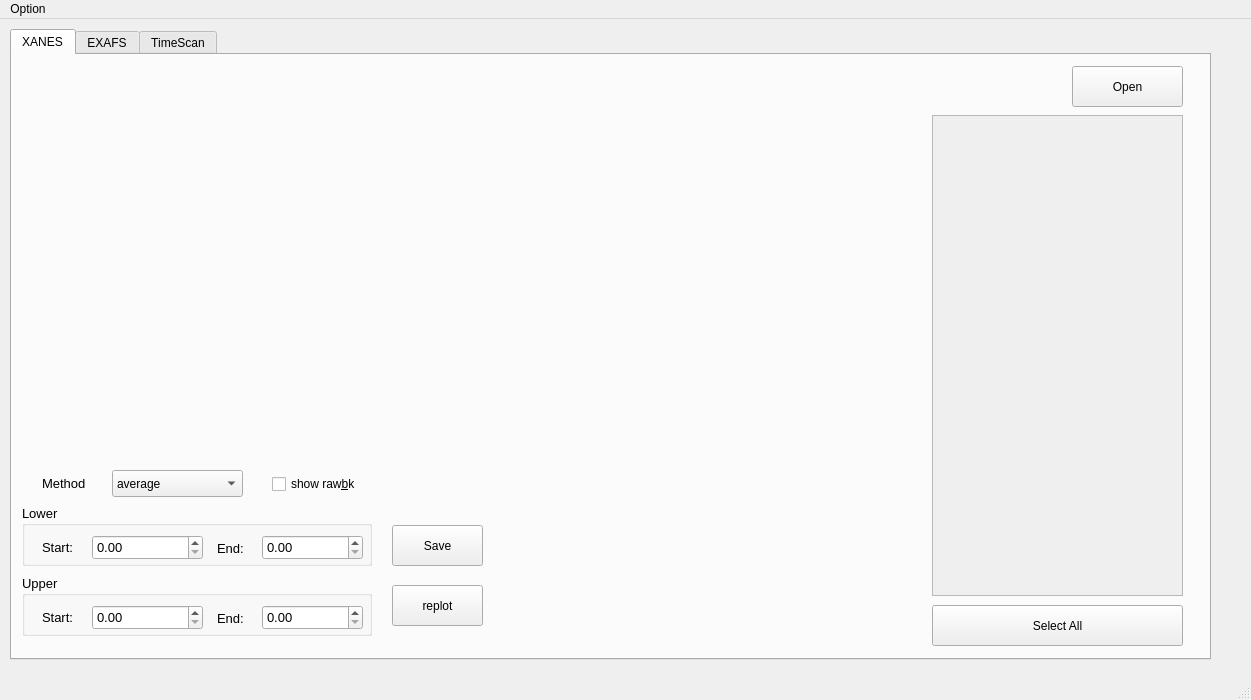
<?xml version="1.0" encoding="UTF-8"?>
<ui version="4.0">
 <class>MainWindow</class>
 <widget class="QMainWindow" name="MainWindow">
  <property name="geometry">
   <rect>
    <x>0</x>
    <y>0</y>
    <width>1251</width>
    <height>700</height>
   </rect>
  </property>
  <property name="windowTitle">
   <string>MainWindow</string>
  </property>
  <widget class="QWidget" name="centralwidget">
   <widget class="QTabWidget" name="tabWidget">
    <property name="geometry">
     <rect>
      <x>10</x>
      <y>10</y>
      <width>1201</width>
      <height>631</height>
     </rect>
    </property>
    <property name="currentIndex">
     <number>0</number>
    </property>
    <widget class="QWidget" name="tab_3">
     <attribute name="title">
      <string>XANES</string>
     </attribute>
     <widget class="QPushButton" name="pushButton_10">
      <property name="geometry">
       <rect>
        <x>920</x>
        <y>550</y>
        <width>251</width>
        <height>41</height>
       </rect>
      </property>
      <property name="text">
       <string>Select All</string>
      </property>
     </widget>
     <widget class="QGroupBox" name="groupBox">
      <property name="geometry">
       <rect>
        <x>10</x>
        <y>450</y>
        <width>350</width>
        <height>61</height>
       </rect>
      </property>
      <property name="font">
       <font>
        <pointsize>10</pointsize>
        <weight>50</weight>
        <bold>false</bold>
       </font>
      </property>
      <property name="title">
       <string>Lower</string>
      </property>
      <widget class="QDoubleSpinBox" name="dsB_pre_end">
       <property name="geometry">
        <rect>
         <x>240</x>
         <y>30</y>
         <width>101</width>
         <height>25</height>
        </rect>
       </property>
       <property name="font">
        <font>
         <pointsize>10</pointsize>
        </font>
       </property>
       <property name="maximum">
        <double>30000.000000000000000</double>
       </property>
      </widget>
      <widget class="QLabel" name="label_2">
       <property name="geometry">
        <rect>
         <x>195</x>
         <y>35</y>
         <width>41</width>
         <height>16</height>
        </rect>
       </property>
       <property name="font">
        <font>
         <pointsize>10</pointsize>
        </font>
       </property>
       <property name="text">
        <string>End:</string>
       </property>
      </widget>
      <widget class="QLabel" name="label">
       <property name="geometry">
        <rect>
         <x>20</x>
         <y>34</y>
         <width>44</width>
         <height>16</height>
        </rect>
       </property>
       <property name="font">
        <font>
         <pointsize>10</pointsize>
        </font>
       </property>
       <property name="text">
        <string>Start:</string>
       </property>
      </widget>
      <widget class="QDoubleSpinBox" name="dsB_pre_start">
       <property name="geometry">
        <rect>
         <x>70</x>
         <y>30</y>
         <width>111</width>
         <height>25</height>
        </rect>
       </property>
       <property name="font">
        <font>
         <pointsize>10</pointsize>
        </font>
       </property>
       <property name="maximum">
        <double>30000.000000000000000</double>
       </property>
      </widget>
     </widget>
     <widget class="QPushButton" name="pushButton_13">
      <property name="geometry">
       <rect>
        <x>380</x>
        <y>470</y>
        <width>91</width>
        <height>41</height>
       </rect>
      </property>
      <property name="text">
       <string>Save</string>
      </property>
     </widget>
     <widget class="QPushButton" name="pushButton_11">
      <property name="geometry">
       <rect>
        <x>380</x>
        <y>530</y>
        <width>91</width>
        <height>41</height>
       </rect>
      </property>
      <property name="text">
       <string>replot</string>
      </property>
     </widget>
     <widget class="QGroupBox" name="groupBox_2">
      <property name="geometry">
       <rect>
        <x>10</x>
        <y>520</y>
        <width>350</width>
        <height>61</height>
       </rect>
      </property>
      <property name="font">
       <font>
        <pointsize>10</pointsize>
        <weight>50</weight>
        <bold>false</bold>
       </font>
      </property>
      <property name="title">
       <string>Upper</string>
      </property>
      <widget class="QDoubleSpinBox" name="dsB_post_end">
       <property name="geometry">
        <rect>
         <x>240</x>
         <y>30</y>
         <width>101</width>
         <height>25</height>
        </rect>
       </property>
       <property name="maximum">
        <double>30000.000000000000000</double>
       </property>
      </widget>
      <widget class="QLabel" name="label_3">
       <property name="geometry">
        <rect>
         <x>195</x>
         <y>35</y>
         <width>41</width>
         <height>16</height>
        </rect>
       </property>
       <property name="font">
        <font>
         <pointsize>10</pointsize>
        </font>
       </property>
       <property name="text">
        <string>End:</string>
       </property>
      </widget>
      <widget class="QLabel" name="label_4">
       <property name="geometry">
        <rect>
         <x>20</x>
         <y>34</y>
         <width>41</width>
         <height>16</height>
        </rect>
       </property>
       <property name="font">
        <font>
         <pointsize>10</pointsize>
        </font>
       </property>
       <property name="text">
        <string>Start:</string>
       </property>
      </widget>
      <widget class="QDoubleSpinBox" name="dsB_post_start">
       <property name="geometry">
        <rect>
         <x>70</x>
         <y>30</y>
         <width>111</width>
         <height>25</height>
        </rect>
       </property>
       <property name="maximum">
        <double>30000.000000000000000</double>
       </property>
      </widget>
     </widget>
     <widget class="QPushButton" name="pushButton">
      <property name="geometry">
       <rect>
        <x>1060</x>
        <y>11</y>
        <width>111</width>
        <height>41</height>
       </rect>
      </property>
      <property name="text">
       <string>Open</string>
      </property>
     </widget>
     <widget class="QScrollArea" name="scrollArea">
      <property name="geometry">
       <rect>
        <x>920</x>
        <y>60</y>
        <width>251</width>
        <height>481</height>
       </rect>
      </property>
      <property name="widgetResizable">
       <bool>true</bool>
      </property>
      <widget class="QWidget" name="scrollAreaWidgetContents">
       <property name="geometry">
        <rect>
         <x>0</x>
         <y>0</y>
         <width>249</width>
         <height>479</height>
        </rect>
       </property>
      </widget>
     </widget>
     <widget class="QWidget" name="widget" native="true">
      <property name="geometry">
       <rect>
        <x>20</x>
        <y>20</y>
        <width>441</width>
        <height>381</height>
       </rect>
      </property>
     </widget>
     <widget class="QWidget" name="widget_2" native="true">
      <property name="geometry">
       <rect>
        <x>490</x>
        <y>20</y>
        <width>411</width>
        <height>561</height>
       </rect>
      </property>
     </widget>
     <widget class="QComboBox" name="combo_fynctype">
      <property name="geometry">
       <rect>
        <x>100</x>
        <y>415</y>
        <width>131</width>
        <height>27</height>
       </rect>
      </property>
      <property name="currentIndex">
       <number>0</number>
      </property>
      <item>
       <property name="text">
        <string>average</string>
       </property>
      </item>
      <item>
       <property name="text">
        <string>linear</string>
       </property>
      </item>
      <item>
       <property name="text">
        <string>victoreen</string>
       </property>
      </item>
     </widget>
     <widget class="QLabel" name="label_7">
      <property name="geometry">
       <rect>
        <x>30</x>
        <y>420</y>
        <width>51</width>
        <height>17</height>
       </rect>
      </property>
      <property name="font">
       <font>
        <pointsize>10</pointsize>
       </font>
      </property>
      <property name="text">
       <string>Method</string>
      </property>
     </widget>
     <widget class="QCheckBox" name="checkBox_2">
      <property name="geometry">
       <rect>
        <x>260</x>
        <y>418</y>
        <width>141</width>
        <height>22</height>
       </rect>
      </property>
      <property name="text">
       <string>show raw&amp;bk</string>
      </property>
     </widget>
    </widget>
    <widget class="QWidget" name="tab_2">
     <attribute name="title">
      <string>EXAFS</string>
     </attribute>
     <widget class="QGroupBox" name="groupBox_3">
      <property name="geometry">
       <rect>
        <x>20</x>
        <y>50</y>
        <width>211</width>
        <height>71</height>
       </rect>
      </property>
      <property name="font">
       <font>
        <family>Arial</family>
        <pointsize>10</pointsize>
       </font>
      </property>
      <property name="title">
       <string>k weight(x)</string>
      </property>
      <widget class="QRadioButton" name="rB_kpower0">
       <property name="geometry">
        <rect>
         <x>10</x>
         <y>35</y>
         <width>41</width>
         <height>20</height>
        </rect>
       </property>
       <property name="font">
        <font>
         <pointsize>13</pointsize>
        </font>
       </property>
       <property name="text">
        <string>0</string>
       </property>
      </widget>
      <widget class="QRadioButton" name="rB_kpower1">
       <property name="geometry">
        <rect>
         <x>60</x>
         <y>35</y>
         <width>41</width>
         <height>20</height>
        </rect>
       </property>
       <property name="text">
        <string>1</string>
       </property>
      </widget>
      <widget class="QRadioButton" name="rB_kpower2">
       <property name="geometry">
        <rect>
         <x>110</x>
         <y>35</y>
         <width>41</width>
         <height>20</height>
        </rect>
       </property>
       <property name="text">
        <string>2</string>
       </property>
      </widget>
      <widget class="QRadioButton" name="rB_kpower3">
       <property name="geometry">
        <rect>
         <x>160</x>
         <y>35</y>
         <width>41</width>
         <height>20</height>
        </rect>
       </property>
       <property name="text">
        <string>3</string>
       </property>
      </widget>
     </widget>
     <widget class="QWidget" name="widget_4" native="true">
      <property name="geometry">
       <rect>
        <x>20</x>
        <y>140</y>
        <width>771</width>
        <height>451</height>
       </rect>
      </property>
     </widget>
     <widget class="QScrollArea" name="scrollArea_3">
      <property name="geometry">
       <rect>
        <x>810</x>
        <y>59</y>
        <width>351</width>
        <height>501</height>
       </rect>
      </property>
      <property name="widgetResizable">
       <bool>true</bool>
      </property>
      <widget class="QWidget" name="scrollAreaWidgetContents_3">
       <property name="geometry">
        <rect>
         <x>0</x>
         <y>0</y>
         <width>349</width>
         <height>499</height>
        </rect>
       </property>
      </widget>
     </widget>
     <widget class="QPushButton" name="pB_openchi">
      <property name="geometry">
       <rect>
        <x>1060</x>
        <y>10</y>
        <width>101</width>
        <height>41</height>
       </rect>
      </property>
      <property name="font">
       <font>
        <pointsize>14</pointsize>
       </font>
      </property>
      <property name="text">
       <string>Open</string>
      </property>
     </widget>
     <widget class="QFrame" name="frame">
      <property name="geometry">
       <rect>
        <x>250</x>
        <y>20</y>
        <width>541</width>
        <height>101</height>
       </rect>
      </property>
      <property name="frameShape">
       <enum>QFrame::WinPanel</enum>
      </property>
      <property name="frameShadow">
       <enum>QFrame::Raised</enum>
      </property>
      <widget class="QLabel" name="label_6">
       <property name="geometry">
        <rect>
         <x>380</x>
         <y>40</y>
         <width>51</width>
         <height>21</height>
        </rect>
       </property>
       <property name="font">
        <font>
         <family>Arial</family>
         <pointsize>10</pointsize>
        </font>
       </property>
       <property name="text">
        <string>Neg.</string>
       </property>
      </widget>
      <widget class="QLabel" name="label_5">
       <property name="geometry">
        <rect>
         <x>120</x>
         <y>40</y>
         <width>71</width>
         <height>21</height>
        </rect>
       </property>
       <property name="font">
        <font>
         <family>Arial</family>
         <pointsize>10</pointsize>
        </font>
       </property>
       <property name="text">
        <string>Pos.</string>
       </property>
      </widget>
      <widget class="QComboBox" name="comBox_Pos">
       <property name="geometry">
        <rect>
         <x>10</x>
         <y>60</y>
         <width>251</width>
         <height>26</height>
        </rect>
       </property>
       <property name="font">
        <font>
         <pointsize>10</pointsize>
        </font>
       </property>
      </widget>
      <widget class="QComboBox" name="comBox_Neg">
       <property name="geometry">
        <rect>
         <x>280</x>
         <y>60</y>
         <width>251</width>
         <height>26</height>
        </rect>
       </property>
       <property name="font">
        <font>
         <pointsize>10</pointsize>
        </font>
       </property>
      </widget>
      <widget class="QCheckBox" name="checkBox">
       <property name="geometry">
        <rect>
         <x>20</x>
         <y>10</y>
         <width>151</width>
         <height>21</height>
        </rect>
       </property>
       <property name="font">
        <font>
         <family>Arial</family>
         <pointsize>10</pointsize>
        </font>
       </property>
       <property name="text">
        <string>plot diff chi(k)</string>
       </property>
      </widget>
     </widget>
     <widget class="QPushButton" name="pB_addchi">
      <property name="geometry">
       <rect>
        <x>810</x>
        <y>10</y>
        <width>101</width>
        <height>41</height>
       </rect>
      </property>
      <property name="font">
       <font>
        <pointsize>14</pointsize>
       </font>
      </property>
      <property name="text">
       <string>Add</string>
      </property>
     </widget>
    </widget>
    <widget class="QWidget" name="tab">
     <attribute name="title">
      <string>TimeScan</string>
     </attribute>
     <widget class="QPushButton" name="pushButton_7">
      <property name="geometry">
       <rect>
        <x>10</x>
        <y>20</y>
        <width>101</width>
        <height>41</height>
       </rect>
      </property>
      <property name="text">
       <string>Open</string>
      </property>
     </widget>
     <widget class="QPushButton" name="pushButton_9">
      <property name="geometry">
       <rect>
        <x>20</x>
        <y>550</y>
        <width>241</width>
        <height>41</height>
       </rect>
      </property>
      <property name="text">
       <string>Save Sum</string>
      </property>
     </widget>
     <widget class="QScrollArea" name="scrollArea_2">
      <property name="geometry">
       <rect>
        <x>20</x>
        <y>70</y>
        <width>261</width>
        <height>471</height>
       </rect>
      </property>
      <property name="widgetResizable">
       <bool>true</bool>
      </property>
      <widget class="QWidget" name="scrollAreaWidgetContents_2">
       <property name="geometry">
        <rect>
         <x>0</x>
         <y>0</y>
         <width>259</width>
         <height>469</height>
        </rect>
       </property>
      </widget>
     </widget>
     <widget class="QWidget" name="widget_3" native="true">
      <property name="geometry">
       <rect>
        <x>310</x>
        <y>20</y>
        <width>851</width>
        <height>571</height>
       </rect>
      </property>
     </widget>
     <widget class="QPushButton" name="pushButton_2">
      <property name="geometry">
       <rect>
        <x>130</x>
        <y>20</y>
        <width>161</width>
        <height>41</height>
       </rect>
      </property>
      <property name="text">
       <string>Select/Release All</string>
      </property>
     </widget>
    </widget>
   </widget>
  </widget>
  <widget class="QMenuBar" name="menubar">
   <property name="geometry">
    <rect>
     <x>0</x>
     <y>0</y>
     <width>1251</width>
     <height>31</height>
    </rect>
   </property>
   <widget class="QMenu" name="menuOption">
    <property name="title">
     <string>Option</string>
    </property>
    <addaction name="actionAuto_load"/>
    <addaction name="actionBoost"/>
   </widget>
   <addaction name="menuOption"/>
  </widget>
  <widget class="QStatusBar" name="statusbar"/>
  <action name="actionAuto_load">
   <property name="checkable">
    <bool>true</bool>
   </property>
   <property name="text">
    <string>auto load</string>
   </property>
  </action>
  <action name="actionBoost">
   <property name="checkable">
    <bool>true</bool>
   </property>
   <property name="text">
    <string>boost</string>
   </property>
  </action>
 </widget>
 <resources/>
 <connections/>
</ui>
